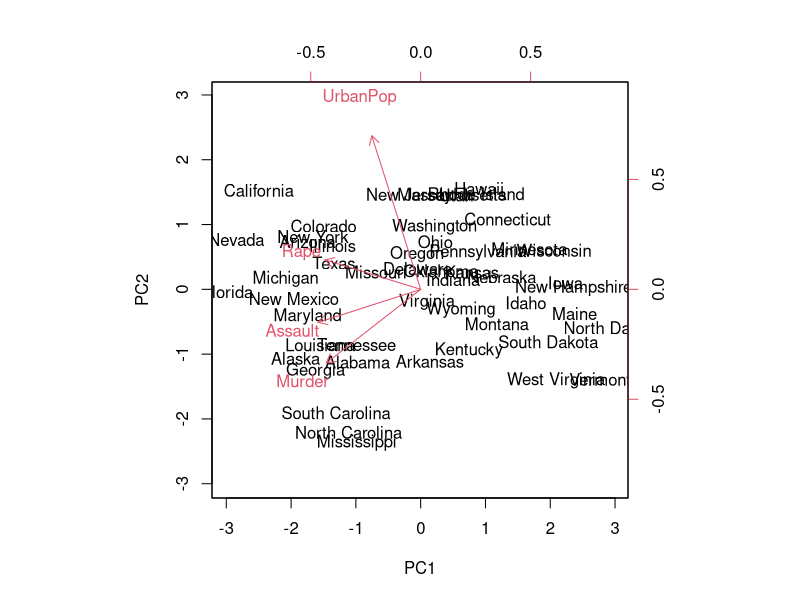
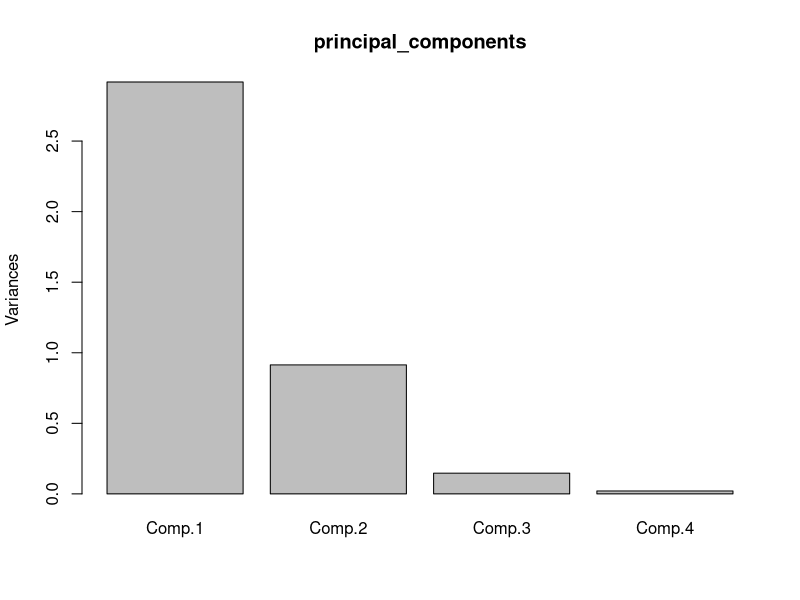
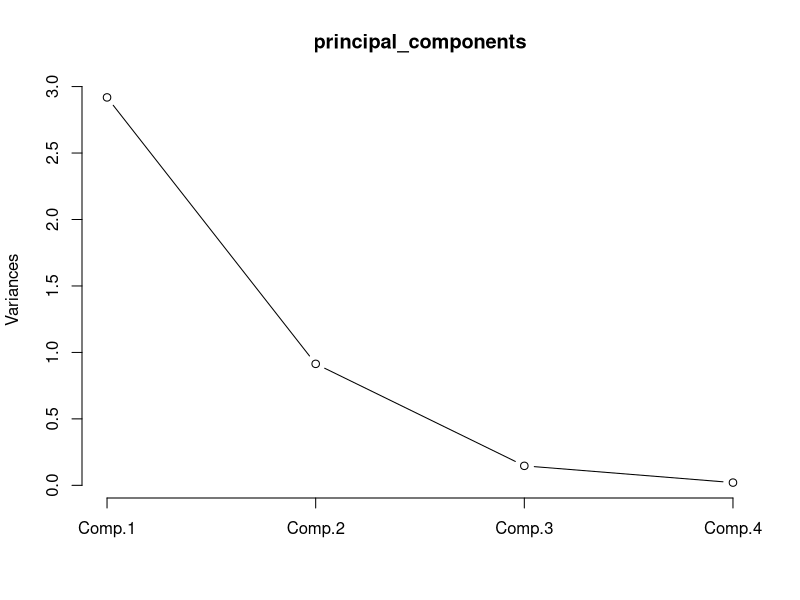
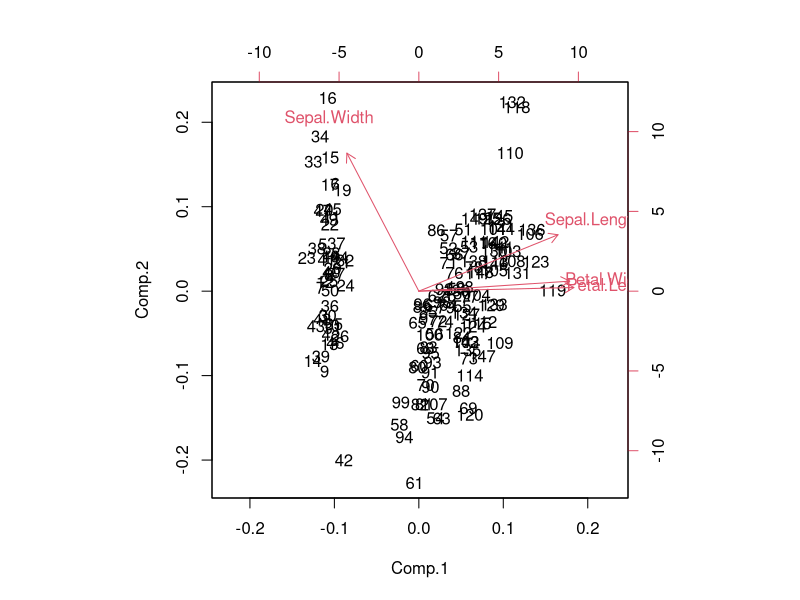

Source code (R) for these figures, in order:
data("USArrests")
states = row.names(USArrests)
states
names(USArrests)
apply(USArrests,2,mean)
apply(USArrests, 2, var)
pr.out = prcomp(USArrests, scale = TRUE)
names(pr.out)
pr.out$center
pr.out$scale
pr.out$rotation
dim(pr.out$x)
biplot(pr.out,scale=0)
pr.var = pr.out$sdev^2
pr.var
pve = pr.var/sum(pr.var)
pve


data("iris")
head(iris)
irisdata1 <- iris[,1:4]
irisdata1
head(irisdata1)
help("princomp")
principal_components <- princomp(irisdata1,cor=TRUE, score=TRUE)
summary(principal_components)
plot(principal_components)
plot(principal_components, type = "l")

help("biplot")
biplot(principal_components)
